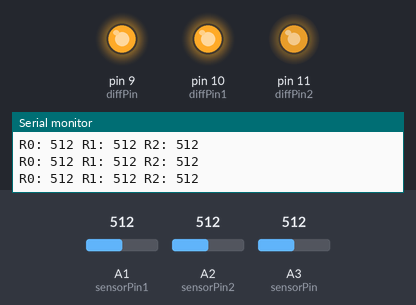
Bench run of a sketch on a simulated Arduino Uno, built with avr-gcc and run on an emulated ATmega328P. Parts: output pins drawn as LEDs (lit = HIGH), the last lines printed to the serial monitor. The test bench sets the inputs (shaded band); at power-on: A2 (sensorPin2) = 512, A1 (sensorPin1) = 512, A3 (sensorPin) = 512.

Above: at 6.4 s.
6.5 s: A2 (sensorPin2) set to 527
At 7.6 s:
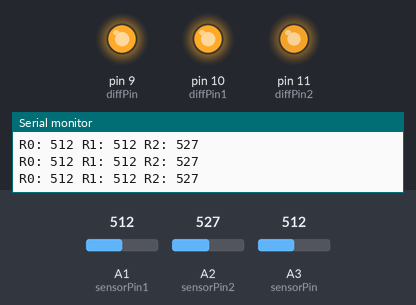
8.0 s: A2 (sensorPin2) set to 542
At 9.0 s:
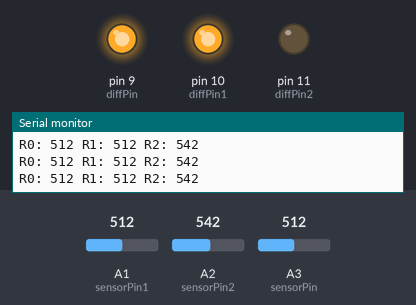
9.5 s: A2 (sensorPin2) set to 105
At 10.7 s:
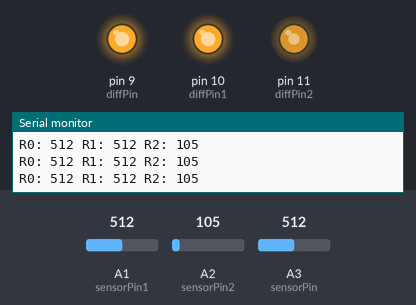
11.0 s: A2 (sensorPin2) set to 95
At 12.1 s:
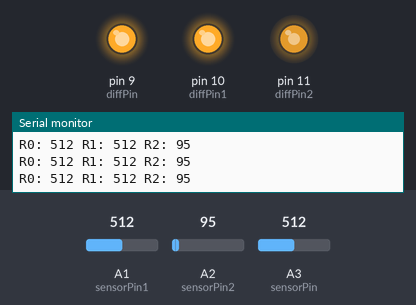
14.0 s: A2 (sensorPin2) set to 0
At 15.2 s:
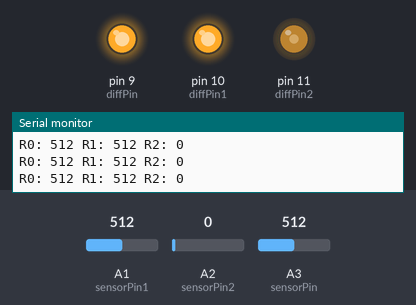
15.5 s: A1 (sensorPin1) set to 107
17.0 s: A1 (sensorPin1) set to 91
Timing chart, 0 to 20.0 s (numbered marks = the images above; inputs shaded):
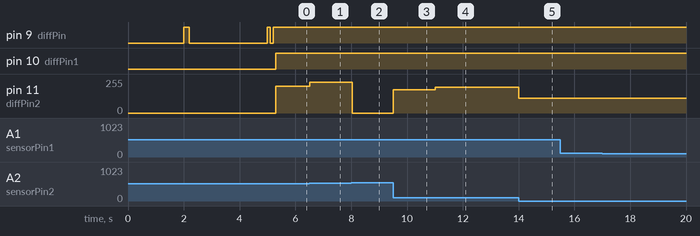

The sketch:

Triple_Optic_to_Tongue.ino
```cpp
/*
Simple Code for the Fiber Optic Jungle Insect Traffic Taster

Senses insects on fiber optic strips hung around the jungle
sends electric shocks to a tongue display made from a leaf

public domain

*/

int sensorPin= A3;//analog pin ref!!!
int diffPin=9;

int sensorPin1= A1;//analog pin ref!!!
int diffPin1=10;


int sensorPin2= A2;//analog pin ref!!!
int diffPin2=11;


int thresh=100;

int bglight=0;
int bglight1=0;
int bglight2=0;

int newreading=0;
int diffreading=0;

int newreading1=0;
int diffreading1=0;

int newreading2=0;
int diffreading2=0;

void setup(){
Serial.begin(9600);
  pinMode(sensorPin,INPUT_PULLUP);
    pinMode(sensorPin1,INPUT_PULLUP);
  pinMode(sensorPin2,INPUT_PULLUP);


  pinMode(diffPin,OUTPUT);
  pinMode(diffPin1,OUTPUT);
    pinMode(diffPin2,OUTPUT);

  digitalWrite(diffPin,LOW);
    digitalWrite(diffPin1,LOW);
      digitalWrite(diffPin2,LOW);


  //get away for 2 seconds
  delay(2000);

  //calibrate
//**----------
  long counter=0;
  long readingtotal=0;
  long thetime=millis();

  //BEEP ONCE
    Serial.println("Start Calibrate");

  digitalWrite(diffPin,HIGH);
  delay(200);
  digitalWrite(diffPin,LOW);

  while(millis()-thetime<1000){
    newreading=analogRead(sensorPin);
    counter++;
    readingtotal= readingtotal +newreading;
  }

  bglight = readingtotal/counter;
//****/

//**----------
  counter=0;
  readingtotal=0;
  thetime=millis();

  while(millis()-thetime<1000){
    newreading1=analogRead(sensorPin1);
    counter++;
    readingtotal= readingtotal +newreading1;
  }

  bglight1 = readingtotal/counter;
//****/

//**----------
  counter=0;
  readingtotal=0;
  thetime=millis();


  while(millis()-thetime<1000){
    newreading2=analogRead(sensorPin2);
    counter++;
    readingtotal= readingtotal +newreading2;
  }

  bglight2 = readingtotal/counter;
//****/


  //BEEP TWice
  digitalWrite(diffPin,HIGH);
    digitalWrite(13,HIGH);

  delay (100);
  digitalWrite(diffPin,LOW);
      digitalWrite(13,LOW);

  delay(100);
  digitalWrite(diffPin,HIGH);
      digitalWrite(13,HIGH);

  delay (100);
  digitalWrite(diffPin,LOW);
    digitalWrite(13,LOW);

    Serial.println("End Calibrate");


}


void loop(){
  //Get the reading ****
  newreading=analogRead(sensorPin);
  Serial.print("R0: ");
  Serial.print(newreading);
  //See if it is different than background calibration;
  diffreading= abs(newreading-bglight);

  //output this difference

  analogWrite(diffPin,map(diffreading,30,170,0,255));

  //output a threshold
  if(diffreading>thresh){
    //analogWrite(threshPin,diffreading);
  }


  //Get the reading ****
  newreading1=analogRead(sensorPin1);
  Serial.print(" R1: ");
  Serial.print(newreading1);
  //See if it is different than background calibration;
  diffreading1= abs(newreading1-bglight1);

  //output this difference

  analogWrite(diffPin1,map(diffreading1,30,170,0,255));

  //output a threshold
  if(diffreading1>thresh){
    //analogWrite(threshPin,diffreading);
  }

  //Get the reading ****
  newreading2=analogRead(sensorPin2);
  Serial.print(" R2: ");
  Serial.println(newreading2);
  //See if it is different than background calibration;
  diffreading2= abs(newreading2-bglight2);

  //output this difference

  analogWrite(diffPin2,map(diffreading2,30,170,0,255));

  //output a threshold
  if(diffreading2>thresh){
    //analogWrite(threshPin,diffreading);
  }


}
```

Measured:
- the behaviour switches between 541 and 542 on A2 (sensorPin2) (found by bisection; images 1 and 2)
- after the input at 6.5 s, pin 11 (diffPin2): 202/255 → 229/255 at once
- after the input at 8.0 s, pin 11 (diffPin2): 229/255 → 0/255 at once
- after the input at 9.5 s, pin 11 (diffPin2): 0/255 → 174/255 at once
- after the input at 11.0 s, pin 11 (diffPin2): 174/255 → 192/255 at once
- after the input at 14.0 s, pin 11 (diffPin2): 192/255 → 109/255 at once
